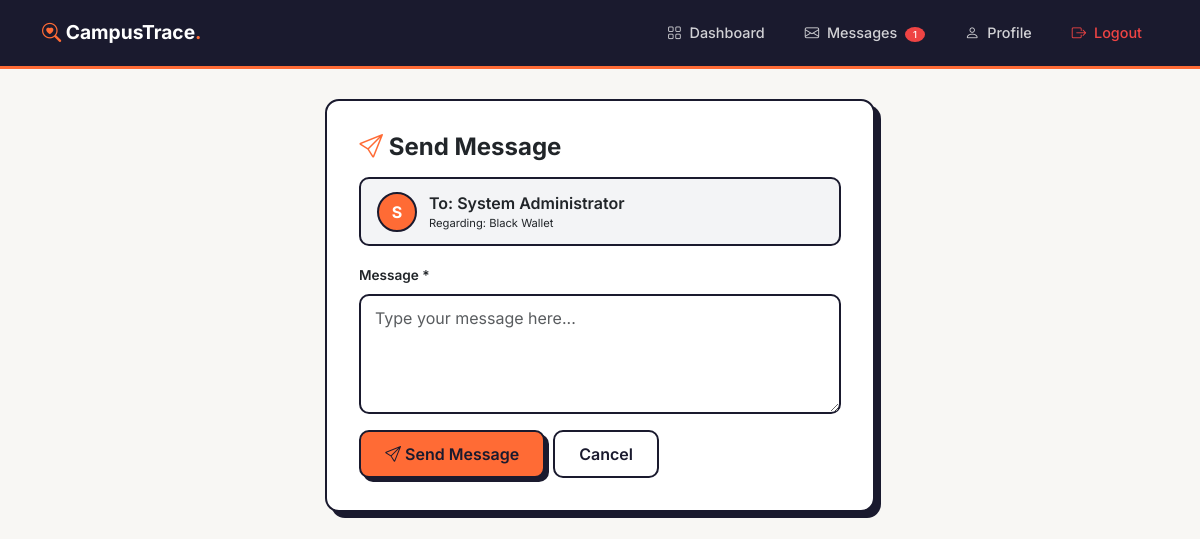
/student/send_message.php?to=1&item=34 (signed in), run on the app's committed database.
### tables this page shows
CREATE TABLE `users` (
  `id` int(11) NOT NULL,
  `fullname` varchar(100) NOT NULL,
  `email` varchar(100) NOT NULL,
  `password_hash` varchar(255) NOT NULL,
  `phone` varchar(20) DEFAULT NULL,
  `student_id` varchar(20) DEFAULT NULL,
  `role` enum('student','admin') DEFAULT 'student',
  `is_active` tinyint(1) DEFAULT 1,
  `created_at` timestamp NOT NULL DEFAULT current_timestamp(),
  `trust_score` int(11) DEFAULT 0,
  `successful_returns` int(11) DEFAULT 0,
  `failed_claims` int(11) DEFAULT 0,
  `is_verified_user` tinyint(1) DEFAULT 0
);

CREATE TABLE `items` (
  `id` int(11) NOT NULL,
  `user_id` int(11) NOT NULL,
  `title` varchar(200) NOT NULL,
  `description` text DEFAULT NULL,
  `category` enum('electronics','accessories','documents','bags','clothing','keys','id_cards','books','others') NOT NULL,
  `type` enum('lost','found') NOT NULL,
  `location` varchar(255) NOT NULL,
  `found_lost_date` date NOT NULL,
  `image_url` varchar(255) DEFAULT NULL,
  `status` enum('open','claimed','returned','closed') DEFAULT 'open',
  `created_at` timestamp NOT NULL DEFAULT current_timestamp()
);

### includes/message_functions.php (called while the page is built, shortened)
<?php
function getUnreadCount($user_id) {
    global $pdo;
    try {
        $stmt = $pdo->prepare("SELECT SUM(
            CASE
                WHEN user1_id = ? THEN unread_count_user1
                WHEN user2_id = ? THEN unread_count_user2
                ELSE 0
            END
        ) as total FROM conversations WHERE user1_id = ? OR user2_id = ?");
        $stmt->execute([$user_id, $user_id, $user_id, $user_id]);
        $result = $stmt->fetch();
        return $result['total'] ?? 0;
    } catch (Exception $e) {
        return 0;
    }
}
?>

### student/send_message.php (the view, shortened to what this page needs)
<?php
require_once __DIR__ . '/../config/database.php';
require_once __DIR__ . '/../includes/message_functions.php';
$user_id = $_SESSION['user_id'];
$receiver_id = isset($_GET['to']) ? (int)$_GET['to'] : 0;
$item_id = isset($_GET['item']) ? (int)$_GET['item'] : null;
$stmt = $pdo->prepare("SELECT id, fullname, email FROM users WHERE id = ?");
$stmt->execute([$receiver_id]);
$receiver = $stmt->fetch();
$item_title = '';
if ($item_id) {
    $stmt = $pdo->prepare("SELECT title FROM items WHERE id = ?");
    $stmt->execute([$item_id]);
    $item = $stmt->fetch();
    if ($item) {
        $item_title = $item['title'];
    }
}
$unread_messages = getUnreadCount($user_id);
?>
<!DOCTYPE html>
<html lang="en">
<head>
    <link href="https://cdn.jsdelivr.net/npm/bootstrap@5.3.0/dist/css/bootstrap.min.css" rel="stylesheet">
    <link rel="stylesheet" href="https://cdn.jsdelivr.net/npm/bootstrap-icons@1.11.0/font/bootstrap-icons.css">
</head>
<body>
    <header class="simple-header">
        <div class="container">
            <div class="d-flex align-items-center justify-content-between">
                <a href="../index.php" class="brand"><i class="bi bi-search-heart"></i> CampusTrace<span class="dot">.</span></a>
                <div class="d-flex gap-2">
                    <a href="dashboard.php" class="nav-link"><i class="bi bi-grid"></i> Dashboard</a>
                    <a href="messages.php" class="nav-link"><i class="bi bi-envelope"></i> Messages <?php if ($unread_messages > 0): ?><span class="badge-unread"><?= $unread_messages ?></span><?php endif; ?></a>
                    <a href="profile.php" class="nav-link"><i class="bi bi-person"></i> Profile</a>
                    <a href="../logout.php" class="nav-link btn-logout"><i class="bi bi-box-arrow-right"></i> Logout</a>
                </div>
            </div>
        </div>
    </header>
    <div class="container">
        <div class="form-card">
            <h4 class="fw-bold mb-3"><i class="bi bi-send" style="color: var(--orange);"></i> Send Message</h4>
            <div class="recipient-info mb-3">
                <div class="avatar"><?= strtoupper(substr($receiver['fullname'], 0, 1)) ?></div>
                <div>
                    <div class="name">To: <?= htmlspecialchars($receiver['fullname']) ?></div>
                    <?php if ($item_title): ?><div style="font-size: 0.7rem; color: var(--gray);">Regarding: <?= htmlspecialchars($item_title) ?></div><?php endif; ?>
                </div>
            </div>
            <form method="POST">
                <div class="mb-3"><label class="form-label">Message *</label><textarea name="message" class="form-control" rows="4" placeholder="Type your message here..." required></textarea></div>
                <div class="d-flex gap-2 flex-wrap">
                    <button type="submit" class="btn btn-flame"><i class="bi bi-send"></i> Send Message</button>
                    <a href="messages.php" class="btn btn-outline-ink">Cancel</a>
                </div>
            </form>
        </div>
    </div>
</body>
</html>

### student/send_message.php (style rules this page uses)
:root { --orange: #FF6B35; --black: #1A1A2E; --light-gray: #F3F4F6; }
* { font-family: 'Inter', sans-serif; }
body { background: #F8F7F4; }
.simple-header { background: var(--black); padding: 14px 0; border-bottom: 3px solid var(--orange); }
.simple-header .brand { font-weight: 700; font-size: 1.2rem; color: white; text-decoration: none; }
.simple-header .brand i { color: var(--orange); }
.simple-header .brand .dot { color: var(--orange); }
.simple-header .nav-link { color: rgba(255,255,255,0.8); text-decoration: none; padding: 8px 16px; border-radius: 8px; font-size: 0.9rem; font-weight: 500; transition: all 0.2s; }
.simple-header .nav-link i { margin-right: 4px; }
.simple-header .nav-link.btn-logout { color: #EF4444; }
.form-card { background: white; border: 2px solid var(--black); border-radius: 14px; padding: 32px; box-shadow: 6px 6px 0 var(--black); max-width: 550px; margin: 30px auto; }
.form-card .form-label { font-weight: 600; font-size: 0.85rem; }
.form-card .form-control { border: 2px solid var(--black); border-radius: 10px; padding: 10px 14px; }
.btn-flame { background: var(--orange); border: 2px solid var(--black); color: var(--black); font-weight: 600; padding: 10px 24px; border-radius: 10px; box-shadow: 4px 4px 0 var(--black); transition: all 0.2s; }
.btn-outline-ink { border: 2px solid var(--black); color: var(--black); font-weight: 600; padding: 10px 24px; border-radius: 10px; background: transparent; }
.recipient-info { display: flex; align-items: center; gap: 12px; padding: 12px 16px; background: var(--light-gray); border-radius: 10px; border: 2px solid var(--black); }
.recipient-info .avatar { width: 40px; height: 40px; border-radius: 50%; background: var(--orange); color: white; display: flex; align-items: center; justify-content: center; font-weight: 700; font-size: 1rem; border: 2px solid var(--black); }
.recipient-info .name { font-weight: 600; }
.badge-unread { background: #EF4444; color: white; font-size: 0.6rem; padding: 2px 8px; border-radius: 50%; margin-left: 4px; }

### data on the page
users: fullname "S", fullname "System Administrator"
items: title "Black Wallet"

### other printed values
$unread_messages "1"
